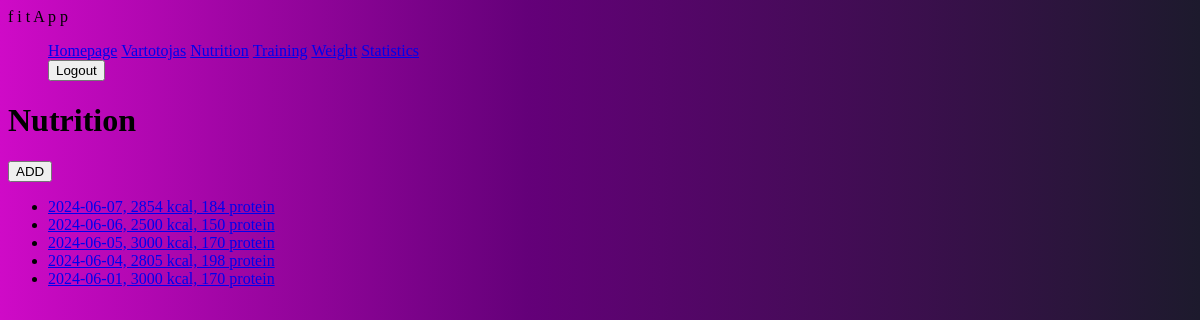
The app's page /fitness/nutrition/ (signed in), older data.
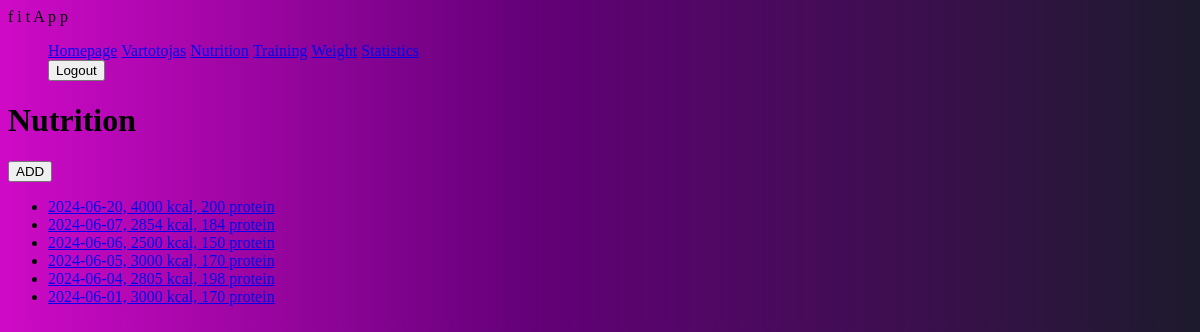
The same page, newer data.
### fitness/models.py (models this page shows, shortened)
class DayOfEating(models.Model):
    date = models.DateField('Date', default=date.today)
    kcal = models.IntegerField('Calories', blank=True, null=True)
    protein = models.IntegerField('Protein', blank=True, null=True)
    athlete = models.ForeignKey(User, on_delete=models.SET_NULL, null=True, blank=True)
    class Meta:
        verbose_name = 'Day of eating'
        verbose_name_plural = 'Days of eating'
    def __repr__(self):
        return f"{self.date}, {self.kcal} kcal, {self.protein} protein"

### fitness/views.py (the view)
# urls.py: path('nutrition/', views.DaysOfEatingListView.as_view(), name='nutrition'),
class DaysOfEatingListView(LoginRequiredMixin, ListView):
    model = DayOfEating
    template_name = 'days_of_eating.html'
    def get_queryset(self):
        return DayOfEating.objects.filter(athlete=self.request.user).order_by('-date')

### templates/days_of_eating.html
{% extends "base.html" %}
{% block content %}
    <h1>Nutrition</h1>
     <a href="{% url 'nutrition-add' %}"><button>ADD</button></a>
    {% if dayofeating_list %}
    <ul>
        {% for day in dayofeating_list %}
            <li id="days">
            <a  href="{% url 'nutrition-details' day.pk %}">{{ day|stringformat:'r' }} </a>
            </li>
        {% endfor %}
    </ul>
    {% else %}
      <p>You have not recorded your nutrition yet.</p>
    {% endif %}
{% endblock %}

Row changes from the older to the newer data that the page shows:
added DayOfEating: date+kcal+protein "2024-06-20, 4000 kcal, 200 protein"
